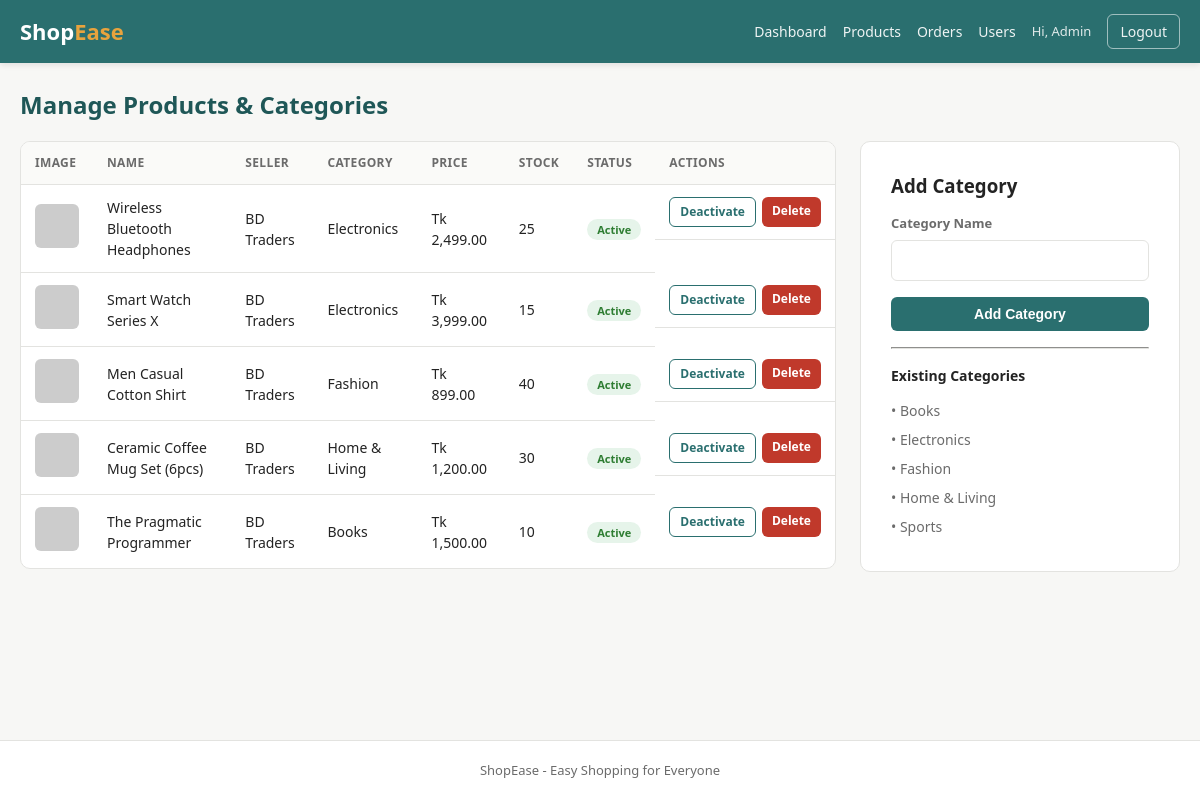
/admin/products.php (signed in), run on the app's committed database.
### tables this page shows
CREATE TABLE products (
    id INT AUTO_INCREMENT PRIMARY KEY,
    seller_id INT NOT NULL,
    category_id INT,
    name VARCHAR(150) NOT NULL,
    description TEXT,
    price DECIMAL(10,2) NOT NULL,
    stock INT NOT NULL DEFAULT 0,
    image VARCHAR(255) DEFAULT 'no-image.png',
    status ENUM('active', 'inactive') NOT NULL DEFAULT 'active',
    created_at TIMESTAMP DEFAULT CURRENT_TIMESTAMP,
    FOREIGN KEY (seller_id) REFERENCES users(id) ON DELETE CASCADE,
    FOREIGN KEY (category_id) REFERENCES categories(id) ON DELETE SET NULL
);

CREATE TABLE users (
    id INT AUTO_INCREMENT PRIMARY KEY,
    name VARCHAR(100) NOT NULL,
    email VARCHAR(150) NOT NULL UNIQUE,
    password VARCHAR(255) NOT NULL,
    role ENUM('admin', 'seller', 'customer', 'delivery') NOT NULL DEFAULT 'customer',
    phone VARCHAR(20),
    address VARCHAR(255),
    status ENUM('active', 'blocked') NOT NULL DEFAULT 'active',
    created_at TIMESTAMP DEFAULT CURRENT_TIMESTAMP
);

CREATE TABLE categories (
    id INT AUTO_INCREMENT PRIMARY KEY,
    name VARCHAR(100) NOT NULL UNIQUE
);

### includes/functions.php (called while the page is built, shortened)
<?php
function money($amount) {
    return 'Tk ' . number_format((float)$amount, 2);
}
function escape($str) {
    return htmlspecialchars($str ?? '', ENT_QUOTES, 'UTF-8');
}

### admin/products.php (the view, shortened to what this page needs)
<?php
require_once __DIR__ . '/../includes/functions.php';
$products = $conn->query("SELECT p.*, c.name AS category_name, u.name AS seller_name
                          FROM products p
                          LEFT JOIN categories c ON p.category_id = c.id
                          LEFT JOIN users u ON p.seller_id = u.id
                          ORDER BY p.created_at DESC")->fetch_all(MYSQLI_ASSOC);
$categories = $conn->query("SELECT * FROM categories ORDER BY name")->fetch_all(MYSQLI_ASSOC);
require_once __DIR__ . '/../includes/header.php';
?>
<h2 class="section-title">Manage Products &amp; Categories</h2>
<div style="display:grid; grid-template-columns: 1fr 320px; gap:24px; align-items:start;">
    <div class="table-wrap">
    <table>
    <thead><tr><th>Image</th><th>Name</th><th>Seller</th><th>Category</th><th>Price</th><th>Stock</th><th>Status</th><th>Actions</th></tr></thead>
    <tbody>
    <?php foreach ($products as $p): ?>
        <tr>
            <td><img src="/ecommerce/assets/uploads/<?= escape($p['image']) ?>" onerror="this.src='https://via.placeholder.com/44'" style="width:44px;height:44px;object-fit:cover;border-radius:6px;"></td>
            <td><?= escape($p['name']) ?></td>
            <td><?= escape($p['seller_name']) ?></td>
            <td><?= escape($p['category_name'] ?? '-') ?></td>
            <td><?= money($p['price']) ?></td>
            <td><?= $p['stock'] ?></td>
            <td><span class="badge badge-<?= $p['status'] ?>"><?= escape($p['status']) ?></span></td>
            <td style="display:flex; gap:6px;">
                <a href="?toggle=<?= $p['id'] ?>" class="btn btn-outline btn-sm"><?= $p['status']==='active' ? 'Deactivate' : 'Activate' ?></a>
                <a href="?delete=<?= $p['id'] ?>" class="btn btn-danger btn-sm" data-confirm="Delete this product permanently?">Delete</a>
            </td>
        </tr>
    <?php endforeach; ?>
    </tbody>
    </table>
    </div>
    <div class="form-card" style="margin:0;">
        <h3 style="margin-bottom:14px;">Add Category</h3>
        <form method="POST" action="">
            <div class="form-group">
                <label>Category Name</label>
                <input type="text" name="category_name" required>
            </div>
            <button type="submit" name="add_category" class="btn btn-primary btn-block">Add Category</button>
        </form>
        <hr style="margin:16px 0; border-color:var(--border);">
        <h4 style="margin-bottom:10px; font-size:14px;">Existing Categories</h4>
        <ul style="list-style:none; font-size:14px; color:var(--muted);">
            <?php foreach ($categories as $c): ?>
                <li style="padding:4px 0;">• <?= escape($c['name']) ?></li>
            <?php endforeach; ?>
        </ul>
    </div>
</div>
<?php require_once __DIR__ . '/../includes/footer.php'; ?>

### assets/css/style.css (style rules this page uses)
:root { --primary: #2a6f6f; --primary-dark: #1f5757; --accent: #e8a33d; --bg: #f7f7f5; --card-bg: #ffffff; --text: #232323; --muted: #6b6b6b; --border: #e3e3e0; --danger: #c0392b; --success: #2e7d32; --radius: 10px; }
* { box-sizing: border-box; margin: 0; padding: 0; }
html, body { min-height: 100%; }
body { font-family: "Segoe UI", Roboto, Arial, sans-serif; background: var(--bg); color: var(--text); line-height: 1.5; min-height: 100vh; display: flex; flex-direction: column; }
a { text-decoration: none; color: inherit; }
.section-title { font-size: 24px; margin-bottom: 18px; color: var(--primary-dark); }
.btn { display: inline-block; padding: 9px 16px; border-radius: 6px; border: none; cursor: pointer; font-size: 14px; font-weight: 600; text-align: center; }
.btn-primary { background: var(--primary); color: #fff; }
.btn-danger { background: var(--danger); color: #fff; }
.btn-outline { background: transparent; border: 1px solid var(--primary); color: var(--primary); }
.btn-sm { padding: 5px 10px; font-size: 12px; }
.btn-block { width: 100%; }
.form-card { background: var(--card-bg); border: 1px solid var(--border); border-radius: var(--radius); padding: 30px; max-width: 460px; margin: 30px auto; }
.form-group { margin-bottom: 16px; }
.form-group label { display: block; margin-bottom: 6px; font-size: 13px; font-weight: 600; color: var(--muted); }
.form-group input, .form-group select, .form-group textarea { width: 100%; padding: 10px 12px; border: 1px solid var(--border); border-radius: 6px; font-size: 14px; outline: none; font-family: inherit; }
.table-wrap { overflow-x: auto; background: #fff; border-radius: var(--radius); border: 1px solid var(--border); }
table { width: 100%; border-collapse: collapse; font-size: 14px; }
th, td { padding: 12px 14px; text-align: left; border-bottom: 1px solid var(--border); }
th { background: #fafaf8; font-size: 12px; text-transform: uppercase; letter-spacing: 0.03em; color: var(--muted); }
tr:last-child td { border-bottom: none; }
.badge { padding: 3px 10px; border-radius: 20px; font-size: 11px; font-weight: 700; text-transform: capitalize; }
.badge-confirmed, .badge-accepted, .badge-active, .badge-delivered { background: #e6f4ea; color: var(--success); }

### data on the page
products: name "Wireless Bluetooth Headphones", seller.name "BD Traders", category.name "Electronics", price "Tk 2,499.00", stock "25", status "Active", shows "Deactivate"
products: name "Smart Watch Series X", seller.name "BD Traders", category.name "Electronics", price "Tk 3,999.00", stock "15", status "Active", shows "Deactivate"
products: name "Men Casual Cotton Shirt", seller.name "BD Traders", category.name "Fashion", price "Tk 899.00", stock "40", status "Active", shows "Deactivate"
products: name "Ceramic Coffee Mug Set (6pcs)", seller.name "BD Traders", category.name "Home & Living", price "Tk 1,200.00", stock "30", status "Active", shows "Deactivate"
products: name "The Pragmatic Programmer", seller.name "BD Traders", category.name "Books", price "Tk 1,500.00", stock "10", status "Active", shows "Deactivate"
categories: name "Books"
categories: name "Electronics"
categories: name "Fashion"
categories: name "Home & Living"
categories: name "Sports"

### other printed values
$user['name'] "Admin"
